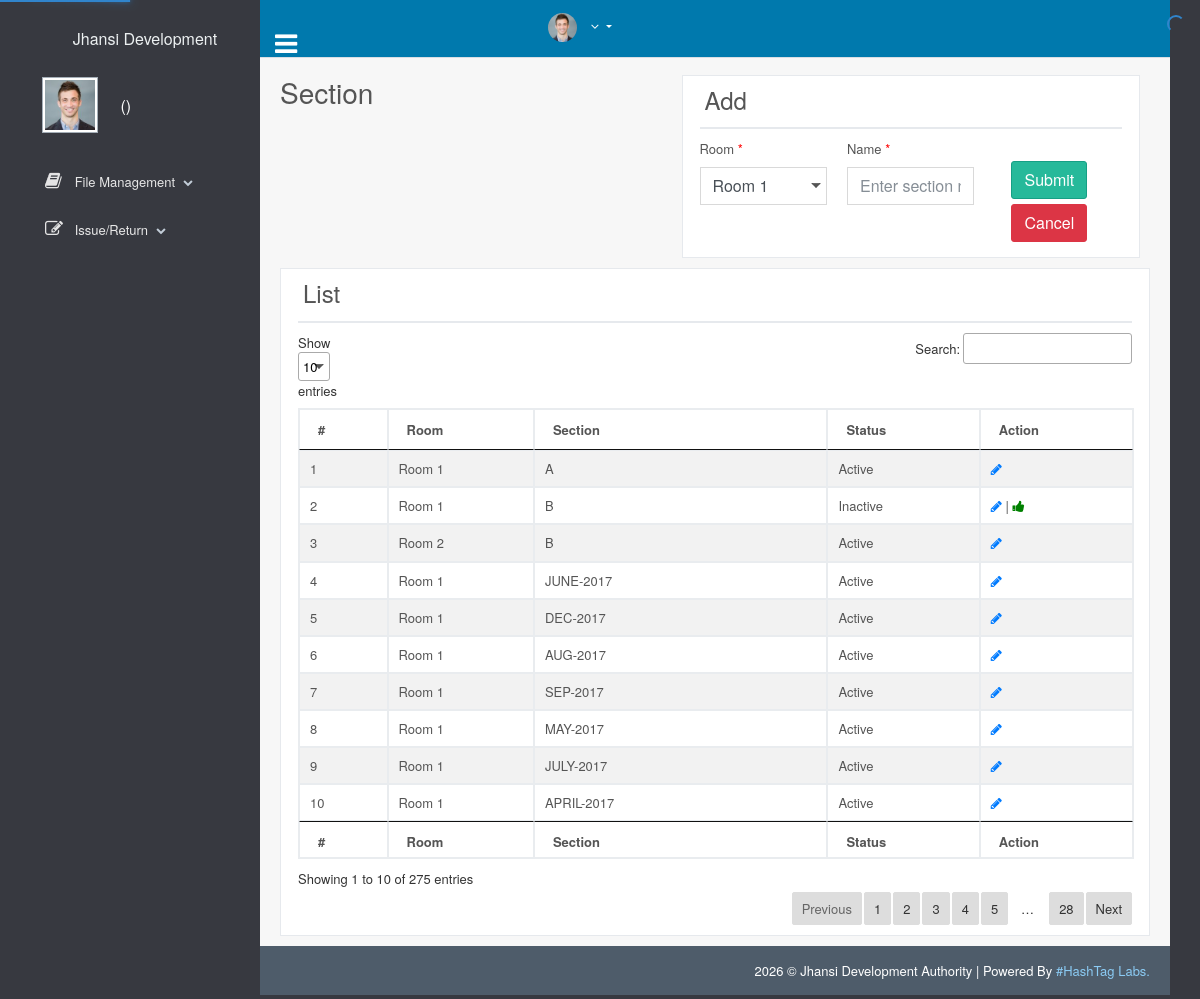
Page /index.php/store/section on the committed database.
### tables this page shows
CREATE TABLE IF NOT EXISTS `section_tbl` (
  `section_id` int(11) NOT NULL AUTO_INCREMENT,
  `room_id` int(11) DEFAULT NULL,
  `section_name` varchar(50) DEFAULT NULL,
  `section_status` int(11) NOT NULL DEFAULT '1',
  `created_date` date DEFAULT NULL,
  `updated_date` date DEFAULT NULL,
  PRIMARY KEY (`section_id`)
);

CREATE TABLE IF NOT EXISTS `room_tbl` (
  `room_id` int(11) NOT NULL AUTO_INCREMENT,
  `room_name` varchar(50) DEFAULT NULL,
  `room_status` int(11) DEFAULT '1',
  `created_date` date DEFAULT NULL,
  `updated_date` date DEFAULT NULL,
  PRIMARY KEY (`room_id`)
);

### application/controllers/Store.php (called while the page is built, shortened)
<?php
class Store extends CI_Controller {
    public function __construct() {
        $this->load->helper('url');
        $this->load->database();
        $this->load->library('pagination');
    }
    public function section(){
        $data['section_list'] = $this->Store_model->getAllSectionList();
        $data['room_list'] = $this->Record_model->getRoomList();
        $this->load->view("layout/header");
        $this->load->view("layout/leftmenu");
        $this->load->view("sectionList",$data);
        $this->load->view("layout/footer");
    }
}
    ?>

### index.php (called while the page is built, shortened)
<?php
require_once BASEPATH.'core/CodeIgniter.php';

### application/models/Record_model.php (called while the page is built, shortened)
<?php
class Record_model extends CI_Model {
    public function getRoomList(){
        $this->db->select('*');
        $this->db->where('room_status','1');
        $this->db->from('room_tbl');
        $query = $this->db->get();
        $rs = $query->result();
        return $rs;
    }
}
?>

### application/models/Store_model.php (called while the page is built, shortened)
<?php
class Store_model extends CI_Model {
    public function getAllSectionList(){
        $this->db->select('*');
        $this->db->join('room_tbl', 'section_tbl.room_id = room_tbl.room_id', 'left');
        $this->db->from('section_tbl');
        $query = $this->db->get();
        $rs = $query->result();
        return $rs;
    }
    public function checkSectionAlmirahAvail($section_id){
        $query = $this->db->query("SELECT COUNT(*) as total FROM section_tbl WHERE section_tbl.section_id IN (SELECT almirah_tbl.section_id FROM almirah_tbl WHERE almirah_tbl.section_id = '$section_id')");
        return $query->row();
    }
}
?>

### application/views/sectionList.php (the view, shortened to what this page needs)
<div class="right_col" role="main">
    <div class="">
        <div class="page-title">
            <div class="title_left">
                <h3>Section</h3>
            </div>
        </div>
        <div class="row">
            <div class="col-md-12 col-sm-12 col-xs-12">
                <div class="x_panel">
                    <div class="x_title">
                        <?php if(isset($section_detail)){?>
                        <h4 style="float: left;">Edit</h4>
                        <a href="<?php echo base_url();?>store/section" class="btn btn-primary" style="margin-left: 900px;">Back</a>
                        <?php }else{ ?>
                        <h4>Add</h4>
                        <?php } ?>
                    </div>
                    <div class="row">
                        <?php if(isset($section_detail)){?>
                        <form method="POST" name="section_edit" action="<?php echo base_url();?>store/updatesection">
                            <input  type="hidden" id="section_id" class="form-control"  value="<?php echo $section_detail->section_id; ?>" name="section_id">
                            <div class="col-md-4">
                                <div class="item form-group">
                                    <label for="room_id">Room <span style="color:red">*</span></label>
                                    <select id="room_id" name="room_id" class="form-control">
                                        <?php foreach($room_list as $room){?>
                                        <option value="<?php echo $room->room_id;?>" <?php if($room->room_id == $section_detail->room_id){echo 'selected';}?>><?php echo $room->room_name;?></option>
                                        <?php }?>
                                    </select>
                                    <?php echo form_error('room_name'); ?>
                                </div>
                            </div>
                            <div class="col-md-4">
                                <div class="item form-group">
                                    <label for="section_name">Name <span style="color:red">*</span></label>
                                    <input  type="text" id="section_name" class="form-control"  value="<?php echo $section_detail->section_name; ?>" name="section_name" placeholder="Enter section name" required="true" maxlength="20">
                                    <?php echo form_error('section_name'); ?>
                                </div>
                            </div>
                            <div class="col-md-4">
                                <div style="padding-left:17px;margin-top: 22px;">
                                    <button id="send" type="submit" class="btn btn-success" >Update</button>
                                    <button type="reset" class="btn btn-danger">Reset</button>
                                </div>
                            </div>
                        </form>
                        <?php }else{?>
                        <form method="POST" name="section_frm" action="<?php echo base_url();?>store/addsection">
                            <div class="col-md-4">
                                <div class="item form-group">
                                    <label for="room_id">Room <span style="color:red">*</span></label>
                                    <select id="room_id" name="room_id" class="form-control">
                                        <?php foreach($room_list as $room){?>
                                        <option value="<?php echo $room->room_id;?>"><?php echo $room->room_name;?></option>
                                        <?php }?>
                                    </select>
                                </div>
                            </div>
                            <div class="col-md-4">
                                <div class="item form-group">
                                    <label for="section_name">Name <span style="color:red">*</span></label>
                                    <input  type="text" id="section_name" class="form-control"  value="<?php echo set_value('section_name'); ?>" name="section_name" placeholder="Enter section name" required="true" maxlength="20">
                                </div>
                            </div>
                            <div class="col-md-4">
                                <div style="padding-left:17px;margin-top: 22px;">
                                    <button id="send" type="submit" class="btn btn-success" >Submit</button>
                                    <button type="reset" class="btn btn-danger">Cancel</button>
                                </div>
                            </div>
                        </form>
                        <?php } ?>
                    </div>
                </div>
            </div>
        </div>
        <div class="row">
            <div class="col-md-12 col-sm-12 col-xs-12">
                <div class="x_panel">
                    <div class="x_title">
                        <h4>List</h4>
                    </div>
                    <?php if(!empty($section_list)){?>
                    <table id="section_list" class="table table-striped table-bordered" style="width:100%">
                        <thead>
                            <tr>
                                <th>#</th>
                                <th>Room</th>
                                <th>Section</th>
                                <th>Status</th>
                                <th>Action</th>
                              </tr>
                        </thead>
                    <tbody>
                        <?php $i=1;
                        if(!empty($section_list)) {
                            $i = 0;
                            foreach($section_list as $list) {
                            $ct = $this->Store_model->checkSectionAlmirahAvail($list->section_id);?>
                            <tr id="r2">
                            <td><?php echo ++$i;?></td>
                            <td><?php echo $list->room_name;?></td>
                            <td><?php echo $list->section_name;?></td>
                            <td><?php echo ($list->section_status == '1')?'Active':'Inactive';?></td>
                            <td><a href="<?php echo base_url();?>store/editsection/<?php echo $list->section_id;?>" title="Edit"><i class="fa fa-pencil"></i></a>
                                <?php if($ct->total == '0'){
                                    if($list->section_status == '1'){echo ' | ';?>
                                <a href="<?php echo base_url();?>store/inactivesection/<?php echo $list->section_id;?>" title="Inactive">
                                    <i class="fa fa-thumbs-down" aria-hidden="true" style="color:red;"></i></a>
                                    <?php }else{  echo ' | ';?>
                                <a href="<?php echo base_url();?>store/activesection/<?php echo $list->section_id;?>" title="Active">
                                    <i class="fa fa-thumbs-up" aria-hidden="true" style="color:green;"></i></a>
                                <?php }}?></td>
                        </tr><?php } ?>
                           <?php } ?>
                    </tbody>
                    <tfoot>
                        <tr>
                            <th>#</th>
                            <th>Room</th>
                            <th>Section</th>
                            <th>Status</th>
                            <th>Action</th>
                        </tr>
                    </tfoot>
                    </table>
                    <?php }else{?>
                    <p>No record found.</p>
                    <?php }?>
                </div>
            </div>
        </div>
    </div>
</div>

### rows in the picture
section_tbl: room.room_name "Room 1", section_name "A", section_status "Active"
section_tbl: room.room_name "Room 1", section_name "B", section_status "Inactive"
section_tbl: room.room_name "Room 2", section_name "B", section_status "Active"
section_tbl: room.room_name "Room 1", section_name "JUNE-2017", section_status "Active"
section_tbl: room.room_name "Room 1", section_name "DEC-2017", section_status "Active"
section_tbl: room.room_name "Room 1", section_name "AUG-2017", section_status "Active"
section_tbl: room.room_name "Room 1", section_name "SEP-2017", section_status "Active"
section_tbl: room.room_name "Room 1", section_name "MAY-2017", section_status "Active"
section_tbl: room.room_name "Room 1", section_name "JULY-2017", section_status "Active"
section_tbl: room.room_name "Room 1", section_name "APRIL-2017", section_status "Active"

### other values in the picture
form field room_id "Room 1"
